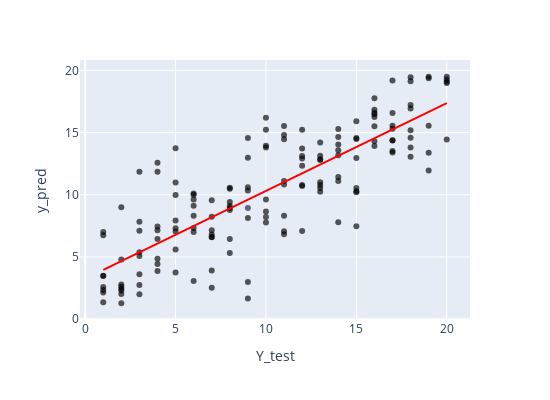

Notebook source saved alongside this figure:
### Code cell
# Create a predicted vs actual values plot
import plotly.express as px

data = {"Y_test": Y_test, "y_pred": y_pred}

# Create the DataFrame
dfplot = pd.DataFrame(data)

# Print the DataFrame
print(dfplot)


fig = px.scatter(
    dfplot, x='Y_test', y='y_pred', opacity=0.65,
    trendline='ols', trendline_color_override='red',
    width=550, height=400
    
)

color_palette = ['#171C54']  # Specify your desired colors

# Update the color palette
fig.update_traces(marker=dict(color=color_palette))

fig.show()

### Figure 1 — Plotly figure (JSON) as saved in the notebook; plotly's stock layout.template omitted (floating-point values rounded to 4 significant figures; data arrays with more than 128 entries replaced by an {"elided": "..."} marker saying what was removed)
{"data": [{"hovertemplate": "Y_test=%{x}<br>y_pred=%{y}<extra></extra>", "legendgroup": "", "marker": {"color": ["#171C54"], "opacity": 0.65, "symbol": "circle"}, "mode": "markers", "name": "", "orientation": "v", "showlegend": false, "type": "scatter", "x": {"elided": "154 int values"}, "xaxis": "x", "y": {"elided": "154 float values"}, "yaxis": "y"}, {"hovertemplate": "<b>OLS trendline</b><br>y_pred = 0.705921 * Y_test + 3.24864<br>R<sup>2</sup>=0.676457<br><br>Y_test=%{x}<br>y_pred=%{y} <b>(trend)</b><extra></extra>", "legendgroup": "", "line": {"color": "red"}, "marker": {"color": ["#171C54"], "symbol": "circle"}, "mode": "lines", "name": "", "showlegend": false, "type": "scatter", "x": {"elided": "154 int values"}, "xaxis": "x", "y": {"elided": "154 float values"}, "yaxis": "y"}], "layout": {"height": 400, "legend": {"tracegroupgap": 0}, "margin": {"t": 60}, "width": 550, "xaxis": {"anchor": "y", "domain": [0, 1], "title": {"text": "Y_test"}}, "yaxis": {"anchor": "x", "domain": [0, 1], "title": {"text": "y_pred"}}}}
